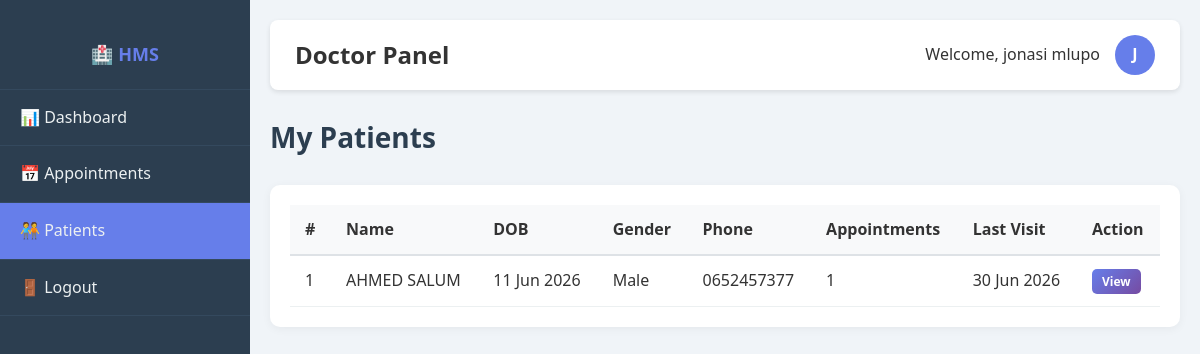
Page /patients.php (signed in) on the committed database.
### tables this page shows
CREATE TABLE `patients` (
  `id` int(11) NOT NULL,
  `first_name` varchar(50) NOT NULL,
  `last_name` varchar(50) NOT NULL,
  `date_of_birth` date NOT NULL,
  `gender` enum('Male','Female','Other') NOT NULL,
  `phone` varchar(20) DEFAULT NULL,
  `email` varchar(100) DEFAULT NULL,
  `address` text DEFAULT NULL,
  `emergency_contact` varchar(20) DEFAULT NULL,
  `medical_history` text DEFAULT NULL,
  `registration_date` timestamp NOT NULL DEFAULT current_timestamp()
);

### patients.php (the view, shortened to what this page needs)
<?php
require_once '../config/database.php';
$user_id = $_SESSION['user_id'];
$doctor = $conn->query("
    SELECT id FROM doctors WHERE user_id = $user_id
")->fetch_assoc();
$doctor_id = $doctor['id'];
$patients = $conn->query("
    SELECT DISTINCT p.*,
           COUNT(a.id) as appointment_count,
           MAX(a.appointment_date) as last_visit
    FROM patients p
    JOIN appointments a ON p.id = a.patient_id
    WHERE a.doctor_id = $doctor_id
    GROUP BY p.id
    ORDER BY p.first_name
");
?>
<!DOCTYPE html>
<html lang="en">
<head>
    <link rel="stylesheet" href="../css/style.css">
</head>
<body>
    <div class="dashboard">
        <?php include '../includes/sidebar.php'; ?>
        <div class="main-content">
            <?php include '../includes/topbar.php'; ?>
            <div class="page-header">
                <h1>My Patients</h1>
            </div>
            <div class="table-container">
                <table>
                    <thead>
                        <tr>
                            <th>#</th>
                            <th>Name</th>
                            <th>DOB</th>
                            <th>Gender</th>
                            <th>Phone</th>
                            <th>Appointments</th>
                            <th>Last Visit</th>
                            <th>Action</th>
                        </tr>
                    </thead>
                    <tbody>
                        <?php if ($patients && $patients->num_rows > 0): ?>
                            <?php $i = 1; while ($row = $patients->fetch_assoc()): ?>
                                <tr>
                                    <td><?php echo $i++; ?></td>
                                    <td><?php echo htmlspecialchars($row['first_name'] . ' ' . $row['last_name']); ?></td>
                                    <td><?php echo date('d M Y', strtotime($row['date_of_birth'])); ?></td>
                                    <td><?php echo htmlspecialchars($row['gender']); ?></td>
                                    <td><?php echo htmlspecialchars($row['phone'] ?? 'N/A'); ?></td>
                                    <td><?php echo $row['appointment_count']; ?></td>
                                    <td><?php echo $row['last_visit'] ? date('d M Y', strtotime($row['last_visit'])) : 'Never'; ?></td>
                                    <td>
                                        <a href="view_patient.php?id=<?php echo $row['id']; ?>" class="btn-primary" style="padding:4px 10px;font-size:12px;text-decoration:none;">View</a>
                                    </td>
                                </tr>
                            <?php endwhile; ?>
                        <?php else: ?>
                            <tr>
                                <td colspan="8" class="text-center">No patients found</td>
                            </tr>
                        <?php endif; ?>
                    </tbody>
                </table>
            </div>
        </div>
    </div>
</body>
</html>

### style.css (style rules this page uses)
* { margin: 0; padding: 0; box-sizing: border-box; }
body { font-family: 'Segoe UI', Tahoma, Geneva, Verdana, sans-serif; background: #f0f4f8; color: #333; line-height: 1.6; }
.btn-primary { background: linear-gradient(135deg, #667eea 0%, #764ba2 100%); color: white; border: none; padding: 12px 30px; border-radius: 5px; font-size: 16px; font-weight: 600; cursor: pointer; width: 100%; transition: transform 0.2s; }
.dashboard { display: flex; min-height: 100vh; }
.main-content { margin-left: 250px; padding: 20px; width: 100%; }
.table-container { background: white; padding: 20px; border-radius: 10px; box-shadow: 0 2px 10px rgba(0,0,0,0.05); overflow-x: auto; }
table { width: 100%; border-collapse: collapse; }
table th { background: #f8f9fa; padding: 12px 15px; text-align: left; font-weight: 600; border-bottom: 2px solid #dee2e6; }
table td { padding: 12px 15px; border-bottom: 1px solid #ecf0f1; }
.page-header { display: flex; justify-content: space-between; align-items: center; margin-bottom: 25px; }
.page-header h1 { font-size: 28px; color: #2c3e50; }

### rows in the picture
patients: first_name+last_name "AHMED SALUM", date_of_birth "11 Jun 2026", gender "Male", phone "0652457377", appointment_count "1", last_visit "30 Jun 2026"

### other values in the picture
$role "Doctor"
$full_name "jonasi mlupo"
substr($full_name, 0, 1) "J"
